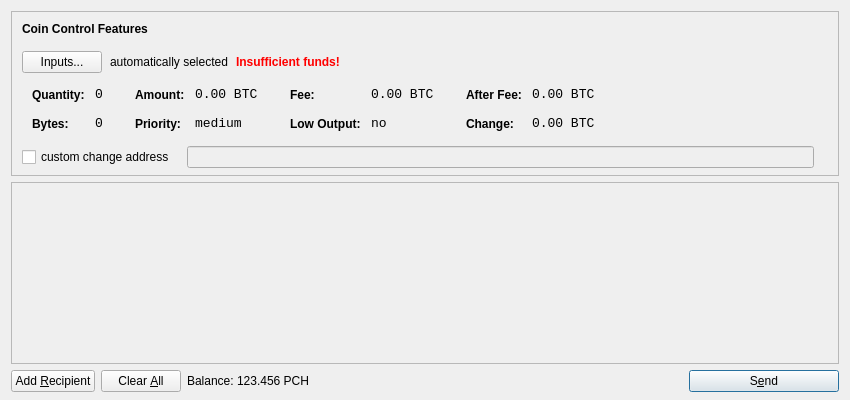
<?xml version="1.0" encoding="UTF-8"?>
<ui version="4.0">
 <class>SendCoinsDialog</class>
 <widget class="QDialog" name="SendCoinsDialog">
  <property name="geometry">
   <rect>
    <x>0</x>
    <y>0</y>
    <width>850</width>
    <height>400</height>
   </rect>
  </property>
  <property name="windowTitle">
   <string>Send Coins</string>
  </property>
  <layout class="QVBoxLayout" name="verticalLayout" stretch="0,1,0">
   <property name="bottomMargin">
    <number>8</number>
   </property>
   <item>
    <widget class="QFrame" name="frameCoinControl">
     <property name="sizePolicy">
      <sizepolicy hsizetype="Expanding" vsizetype="Expanding">
       <horstretch>0</horstretch>
       <verstretch>0</verstretch>
      </sizepolicy>
     </property>
     <property name="maximumSize">
      <size>
       <width>16777215</width>
       <height>16777215</height>
      </size>
     </property>
     <property name="frameShape">
      <enum>QFrame::StyledPanel</enum>
     </property>
     <property name="frameShadow">
      <enum>QFrame::Sunken</enum>
     </property>
     <layout class="QVBoxLayout" name="verticalLayoutCoinControl2">
      <property name="spacing">
       <number>-1</number>
      </property>
      <property name="leftMargin">
       <number>0</number>
      </property>
      <property name="topMargin">
       <number>0</number>
      </property>
      <property name="rightMargin">
       <number>0</number>
      </property>
      <property name="bottomMargin">
       <number>6</number>
      </property>
      <item>
       <layout class="QVBoxLayout" name="verticalLayoutCoinControl" stretch="0,0,0,0,1">
        <property name="spacing">
         <number>0</number>
        </property>
        <property name="leftMargin">
         <number>10</number>
        </property>
        <property name="topMargin">
         <number>10</number>
        </property>
        <item>
         <layout class="QHBoxLayout" name="horizontalLayoutCoinControl1">
          <property name="bottomMargin">
           <number>15</number>
          </property>
          <item>
           <widget class="QLabel" name="labelCoinControlFeatures">
            <property name="sizePolicy">
             <sizepolicy hsizetype="Preferred" vsizetype="Maximum">
              <horstretch>0</horstretch>
              <verstretch>0</verstretch>
             </sizepolicy>
            </property>
            <property name="font">
             <font>
              <weight>75</weight>
              <bold>true</bold>
             </font>
            </property>
            <property name="styleSheet">
             <string notr="true">font-weight:bold;</string>
            </property>
            <property name="text">
             <string>Coin Control Features</string>
            </property>
           </widget>
          </item>
         </layout>
        </item>
        <item>
         <layout class="QHBoxLayout" name="horizontalLayoutCoinControl2" stretch="0,0,0,0">
          <property name="spacing">
           <number>8</number>
          </property>
          <property name="bottomMargin">
           <number>10</number>
          </property>
          <item>
           <widget class="QPushButton" name="pushButtonCoinControl">
            <property name="styleSheet">
             <string notr="true"/>
            </property>
            <property name="text">
             <string>Inputs...</string>
            </property>
           </widget>
          </item>
          <item>
           <widget class="QLabel" name="labelCoinControlAutomaticallySelected">
            <property name="text">
             <string>automatically selected</string>
            </property>
            <property name="margin">
             <number>5</number>
            </property>
           </widget>
          </item>
          <item>
           <widget class="QLabel" name="labelCoinControlInsuffFunds">
            <property name="font">
             <font>
              <weight>75</weight>
              <bold>true</bold>
             </font>
            </property>
            <property name="styleSheet">
             <string notr="true">color:red;font-weight:bold;</string>
            </property>
            <property name="text">
             <string>Insufficient funds!</string>
            </property>
            <property name="margin">
             <number>5</number>
            </property>
           </widget>
          </item>
          <item>
           <spacer name="horizontalSpacerCoinControl">
            <property name="orientation">
             <enum>Qt::Horizontal</enum>
            </property>
            <property name="sizeHint" stdset="0">
             <size>
              <width>40</width>
              <height>1</height>
             </size>
            </property>
           </spacer>
          </item>
         </layout>
        </item>
        <item>
         <widget class="QWidget" name="widgetCoinControl" native="true">
          <property name="sizePolicy">
           <sizepolicy hsizetype="Preferred" vsizetype="Preferred">
            <horstretch>0</horstretch>
            <verstretch>0</verstretch>
           </sizepolicy>
          </property>
          <property name="minimumSize">
           <size>
            <width>0</width>
            <height>0</height>
           </size>
          </property>
          <property name="styleSheet">
           <string notr="true"/>
          </property>
          <layout class="QHBoxLayout" name="horizontalLayoutCoinControl5">
           <property name="margin">
            <number>0</number>
           </property>
           <item>
            <layout class="QHBoxLayout" name="horizontalLayoutCoinControl3" stretch="0,0,0,1">
             <property name="spacing">
              <number>20</number>
             </property>
             <property name="topMargin">
              <number>0</number>
             </property>
             <property name="bottomMargin">
              <number>10</number>
             </property>
             <item>
              <layout class="QFormLayout" name="formLayoutCoinControl1">
               <property name="horizontalSpacing">
                <number>10</number>
               </property>
               <property name="verticalSpacing">
                <number>14</number>
               </property>
               <property name="leftMargin">
                <number>10</number>
               </property>
               <property name="topMargin">
                <number>4</number>
               </property>
               <property name="rightMargin">
                <number>6</number>
               </property>
               <item row="0" column="0">
                <widget class="QLabel" name="labelCoinControlQuantityText">
                 <property name="styleSheet">
                  <string notr="true">font-weight:bold;</string>
                 </property>
                 <property name="text">
                  <string>Quantity:</string>
                 </property>
                 <property name="margin">
                  <number>0</number>
                 </property>
                </widget>
               </item>
               <item row="0" column="1">
                <widget class="QLabel" name="labelCoinControlQuantity">
                 <property name="font">
                  <font>
                   <family>Monospace</family>
                   <pointsize>10</pointsize>
                  </font>
                 </property>
                 <property name="cursor">
                  <cursorShape>IBeamCursor</cursorShape>
                 </property>
                 <property name="contextMenuPolicy">
                  <enum>Qt::ActionsContextMenu</enum>
                 </property>
                 <property name="text">
                  <string notr="true">0</string>
                 </property>
                 <property name="margin">
                  <number>0</number>
                 </property>
                 <property name="textInteractionFlags">
                  <set>Qt::LinksAccessibleByMouse|Qt::TextSelectableByKeyboard|Qt::TextSelectableByMouse</set>
                 </property>
                </widget>
               </item>
               <item row="1" column="0">
                <widget class="QLabel" name="labelCoinControlBytesText">
                 <property name="styleSheet">
                  <string notr="true">font-weight:bold;</string>
                 </property>
                 <property name="text">
                  <string>Bytes:</string>
                 </property>
                </widget>
               </item>
               <item row="1" column="1">
                <widget class="QLabel" name="labelCoinControlBytes">
                 <property name="font">
                  <font>
                   <family>Monospace</family>
                   <pointsize>10</pointsize>
                  </font>
                 </property>
                 <property name="cursor">
                  <cursorShape>IBeamCursor</cursorShape>
                 </property>
                 <property name="contextMenuPolicy">
                  <enum>Qt::ActionsContextMenu</enum>
                 </property>
                 <property name="text">
                  <string notr="true">0</string>
                 </property>
                 <property name="textInteractionFlags">
                  <set>Qt::LinksAccessibleByMouse|Qt::TextSelectableByKeyboard|Qt::TextSelectableByMouse</set>
                 </property>
                </widget>
               </item>
              </layout>
             </item>
             <item>
              <layout class="QFormLayout" name="formLayoutCoinControl2">
               <property name="horizontalSpacing">
                <number>10</number>
               </property>
               <property name="verticalSpacing">
                <number>14</number>
               </property>
               <property name="leftMargin">
                <number>6</number>
               </property>
               <property name="topMargin">
                <number>4</number>
               </property>
               <property name="rightMargin">
                <number>6</number>
               </property>
               <item row="0" column="0">
                <widget class="QLabel" name="labelCoinControlAmountText">
                 <property name="styleSheet">
                  <string notr="true">font-weight:bold;</string>
                 </property>
                 <property name="text">
                  <string>Amount:</string>
                 </property>
                 <property name="margin">
                  <number>0</number>
                 </property>
                </widget>
               </item>
               <item row="0" column="1">
                <widget class="QLabel" name="labelCoinControlAmount">
                 <property name="font">
                  <font>
                   <family>Monospace</family>
                   <pointsize>10</pointsize>
                  </font>
                 </property>
                 <property name="cursor">
                  <cursorShape>IBeamCursor</cursorShape>
                 </property>
                 <property name="contextMenuPolicy">
                  <enum>Qt::ActionsContextMenu</enum>
                 </property>
                 <property name="text">
                  <string notr="true">0.00 BTC</string>
                 </property>
                 <property name="textInteractionFlags">
                  <set>Qt::LinksAccessibleByMouse|Qt::TextSelectableByKeyboard|Qt::TextSelectableByMouse</set>
                 </property>
                </widget>
               </item>
               <item row="1" column="0">
                <widget class="QLabel" name="labelCoinControlPriorityText">
                 <property name="styleSheet">
                  <string notr="true">font-weight:bold;</string>
                 </property>
                 <property name="text">
                  <string>Priority:</string>
                 </property>
                </widget>
               </item>
               <item row="1" column="1">
                <widget class="QLabel" name="labelCoinControlPriority">
                 <property name="font">
                  <font>
                   <family>Monospace</family>
                   <pointsize>10</pointsize>
                  </font>
                 </property>
                 <property name="cursor">
                  <cursorShape>IBeamCursor</cursorShape>
                 </property>
                 <property name="contextMenuPolicy">
                  <enum>Qt::ActionsContextMenu</enum>
                 </property>
                 <property name="text">
                  <string>medium</string>
                 </property>
                 <property name="textInteractionFlags">
                  <set>Qt::LinksAccessibleByMouse|Qt::TextSelectableByKeyboard|Qt::TextSelectableByMouse</set>
                 </property>
                </widget>
               </item>
              </layout>
             </item>
             <item>
              <layout class="QFormLayout" name="formLayoutCoinControl3">
               <property name="horizontalSpacing">
                <number>10</number>
               </property>
               <property name="verticalSpacing">
                <number>14</number>
               </property>
               <property name="leftMargin">
                <number>6</number>
               </property>
               <property name="topMargin">
                <number>4</number>
               </property>
               <property name="rightMargin">
                <number>6</number>
               </property>
               <item row="0" column="0">
                <widget class="QLabel" name="labelCoinControlFeeText">
                 <property name="styleSheet">
                  <string notr="true">font-weight:bold;</string>
                 </property>
                 <property name="text">
                  <string>Fee:</string>
                 </property>
                 <property name="margin">
                  <number>0</number>
                 </property>
                </widget>
               </item>
               <item row="0" column="1">
                <widget class="QLabel" name="labelCoinControlFee">
                 <property name="font">
                  <font>
                   <family>Monospace</family>
                   <pointsize>10</pointsize>
                  </font>
                 </property>
                 <property name="cursor">
                  <cursorShape>IBeamCursor</cursorShape>
                 </property>
                 <property name="contextMenuPolicy">
                  <enum>Qt::ActionsContextMenu</enum>
                 </property>
                 <property name="text">
                  <string notr="true">0.00 BTC</string>
                 </property>
                 <property name="textInteractionFlags">
                  <set>Qt::LinksAccessibleByMouse|Qt::TextSelectableByKeyboard|Qt::TextSelectableByMouse</set>
                 </property>
                </widget>
               </item>
               <item row="1" column="0">
                <widget class="QLabel" name="labelCoinControlLowOutputText">
                 <property name="styleSheet">
                  <string notr="true">font-weight:bold;</string>
                 </property>
                 <property name="text">
                  <string>Low Output:</string>
                 </property>
                </widget>
               </item>
               <item row="1" column="1">
                <widget class="QLabel" name="labelCoinControlLowOutput">
                 <property name="font">
                  <font>
                   <family>Monospace</family>
                   <pointsize>10</pointsize>
                  </font>
                 </property>
                 <property name="cursor">
                  <cursorShape>IBeamCursor</cursorShape>
                 </property>
                 <property name="contextMenuPolicy">
                  <enum>Qt::ActionsContextMenu</enum>
                 </property>
                 <property name="text">
                  <string>no</string>
                 </property>
                 <property name="textInteractionFlags">
                  <set>Qt::LinksAccessibleByMouse|Qt::TextSelectableByKeyboard|Qt::TextSelectableByMouse</set>
                 </property>
                </widget>
               </item>
              </layout>
             </item>
             <item>
              <layout class="QFormLayout" name="formLayoutCoinControl4">
               <property name="horizontalSpacing">
                <number>10</number>
               </property>
               <property name="verticalSpacing">
                <number>14</number>
               </property>
               <property name="leftMargin">
                <number>6</number>
               </property>
               <property name="topMargin">
                <number>4</number>
               </property>
               <property name="rightMargin">
                <number>6</number>
               </property>
               <item row="0" column="0">
                <widget class="QLabel" name="labelCoinControlAfterFeeText">
                 <property name="styleSheet">
                  <string notr="true">font-weight:bold;</string>
                 </property>
                 <property name="text">
                  <string>After Fee:</string>
                 </property>
                 <property name="margin">
                  <number>0</number>
                 </property>
                </widget>
               </item>
               <item row="0" column="1">
                <widget class="QLabel" name="labelCoinControlAfterFee">
                 <property name="font">
                  <font>
                   <family>Monospace</family>
                   <pointsize>10</pointsize>
                  </font>
                 </property>
                 <property name="cursor">
                  <cursorShape>IBeamCursor</cursorShape>
                 </property>
                 <property name="contextMenuPolicy">
                  <enum>Qt::ActionsContextMenu</enum>
                 </property>
                 <property name="text">
                  <string notr="true">0.00 BTC</string>
                 </property>
                 <property name="textInteractionFlags">
                  <set>Qt::LinksAccessibleByMouse|Qt::TextSelectableByKeyboard|Qt::TextSelectableByMouse</set>
                 </property>
                </widget>
               </item>
               <item row="1" column="0">
                <widget class="QLabel" name="labelCoinControlChangeText">
                 <property name="styleSheet">
                  <string notr="true">font-weight:bold;</string>
                 </property>
                 <property name="text">
                  <string>Change:</string>
                 </property>
                </widget>
               </item>
               <item row="1" column="1">
                <widget class="QLabel" name="labelCoinControlChange">
                 <property name="font">
                  <font>
                   <family>Monospace</family>
                   <pointsize>10</pointsize>
                  </font>
                 </property>
                 <property name="cursor">
                  <cursorShape>IBeamCursor</cursorShape>
                 </property>
                 <property name="contextMenuPolicy">
                  <enum>Qt::ActionsContextMenu</enum>
                 </property>
                 <property name="text">
                  <string notr="true">0.00 BTC</string>
                 </property>
                 <property name="textInteractionFlags">
                  <set>Qt::LinksAccessibleByMouse|Qt::TextSelectableByKeyboard|Qt::TextSelectableByMouse</set>
                 </property>
                </widget>
               </item>
              </layout>
             </item>
            </layout>
           </item>
          </layout>
         </widget>
        </item>
        <item>
         <layout class="QHBoxLayout" name="horizontalLayoutCoinControl4" stretch="0,0,0">
          <property name="spacing">
           <number>12</number>
          </property>
          <property name="sizeConstraint">
           <enum>QLayout::SetDefaultConstraint</enum>
          </property>
          <property name="topMargin">
           <number>5</number>
          </property>
          <property name="rightMargin">
           <number>5</number>
          </property>
          <item>
           <widget class="QCheckBox" name="checkBoxCoinControlChange">
            <property name="text">
             <string>custom change address</string>
            </property>
           </widget>
          </item>
          <item>
           <widget class="QLineEdit" name="lineEditCoinControlChange">
            <property name="enabled">
             <bool>false</bool>
            </property>
            <property name="sizePolicy">
             <sizepolicy hsizetype="Expanding" vsizetype="Fixed">
              <horstretch>0</horstretch>
              <verstretch>0</verstretch>
             </sizepolicy>
            </property>
           </widget>
          </item>
          <item>
           <widget class="QLabel" name="labelCoinControlChangeLabel">
            <property name="sizePolicy">
             <sizepolicy hsizetype="Preferred" vsizetype="Expanding">
              <horstretch>0</horstretch>
              <verstretch>0</verstretch>
             </sizepolicy>
            </property>
            <property name="minimumSize">
             <size>
              <width>0</width>
              <height>0</height>
             </size>
            </property>
            <property name="text">
             <string/>
            </property>
            <property name="margin">
             <number>3</number>
            </property>
           </widget>
          </item>
         </layout>
        </item>
        <item>
         <spacer name="verticalSpacerCoinControl">
          <property name="orientation">
           <enum>Qt::Vertical</enum>
          </property>
          <property name="sizeHint" stdset="0">
           <size>
            <width>800</width>
            <height>1</height>
           </size>
          </property>
         </spacer>
        </item>
       </layout>
      </item>
     </layout>
    </widget>
   </item>
   <item>
    <widget class="QScrollArea" name="scrollArea">
     <property name="widgetResizable">
      <bool>true</bool>
     </property>
     <widget class="QWidget" name="scrollAreaWidgetContents">
      <property name="geometry">
       <rect>
        <x>0</x>
        <y>0</y>
        <width>830</width>
        <height>165</height>
       </rect>
      </property>
      <layout class="QVBoxLayout" name="verticalLayout_2">
       <property name="margin">
        <number>0</number>
       </property>
       <item>
        <layout class="QVBoxLayout" name="entries">
         <property name="spacing">
          <number>6</number>
         </property>
        </layout>
       </item>
       <item>
        <spacer name="verticalSpacer">
         <property name="orientation">
          <enum>Qt::Vertical</enum>
         </property>
         <property name="sizeHint" stdset="0">
          <size>
           <width>20</width>
           <height>40</height>
          </size>
         </property>
        </spacer>
       </item>
      </layout>
     </widget>
    </widget>
   </item>
   <item>
    <layout class="QHBoxLayout" name="horizontalLayout">
     <item>
      <widget class="QPushButton" name="addButton">
       <property name="toolTip">
        <string>Send to multiple recipients at once</string>
       </property>
       <property name="text">
        <string>Add &amp;Recipient</string>
       </property>
       <property name="icon">
        <iconset resource="../bitcoin.qrc">
         <normaloff>:/icons/add</normaloff>:/icons/add</iconset>
       </property>
       <property name="autoDefault">
        <bool>false</bool>
       </property>
      </widget>
     </item>
     <item>
      <widget class="QPushButton" name="clearButton">
       <property name="sizePolicy">
        <sizepolicy hsizetype="Minimum" vsizetype="Fixed">
         <horstretch>0</horstretch>
         <verstretch>0</verstretch>
        </sizepolicy>
       </property>
       <property name="toolTip">
        <string>Remove all transaction fields</string>
       </property>
       <property name="text">
        <string>Clear &amp;All</string>
       </property>
       <property name="icon">
        <iconset resource="../bitcoin.qrc">
         <normaloff>:/icons/remove</normaloff>:/icons/remove</iconset>
       </property>
       <property name="autoRepeatDelay">
        <number>300</number>
       </property>
       <property name="autoDefault">
        <bool>false</bool>
       </property>
      </widget>
     </item>
     <item>
      <layout class="QHBoxLayout" name="horizontalLayout_2">
       <property name="spacing">
        <number>3</number>
       </property>
       <item>
        <widget class="QLabel" name="label">
         <property name="text">
          <string>Balance:</string>
         </property>
        </widget>
       </item>
       <item>
        <widget class="QLabel" name="labelBalance">
         <property name="cursor">
          <cursorShape>IBeamCursor</cursorShape>
         </property>
         <property name="text">
          <string>123.456 PCH</string>
         </property>
         <property name="textInteractionFlags">
          <set>Qt::LinksAccessibleByMouse|Qt::TextSelectableByKeyboard|Qt::TextSelectableByMouse</set>
         </property>
        </widget>
       </item>
      </layout>
     </item>
     <item>
      <spacer name="horizontalSpacer">
       <property name="orientation">
        <enum>Qt::Horizontal</enum>
       </property>
       <property name="sizeHint" stdset="0">
        <size>
         <width>40</width>
         <height>20</height>
        </size>
       </property>
      </spacer>
     </item>
     <item>
      <widget class="QPushButton" name="sendButton">
       <property name="minimumSize">
        <size>
         <width>150</width>
         <height>0</height>
        </size>
       </property>
       <property name="toolTip">
        <string>Confirm the send action</string>
       </property>
       <property name="text">
        <string>S&amp;end</string>
       </property>
       <property name="icon">
        <iconset resource="../bitcoin.qrc">
         <normaloff>:/icons/send</normaloff>:/icons/send</iconset>
       </property>
       <property name="default">
        <bool>true</bool>
       </property>
      </widget>
     </item>
    </layout>
   </item>
  </layout>
 </widget>
 <resources>
  <include location="../bitcoin.qrc"/>
 </resources>
 <connections/>
</ui>
